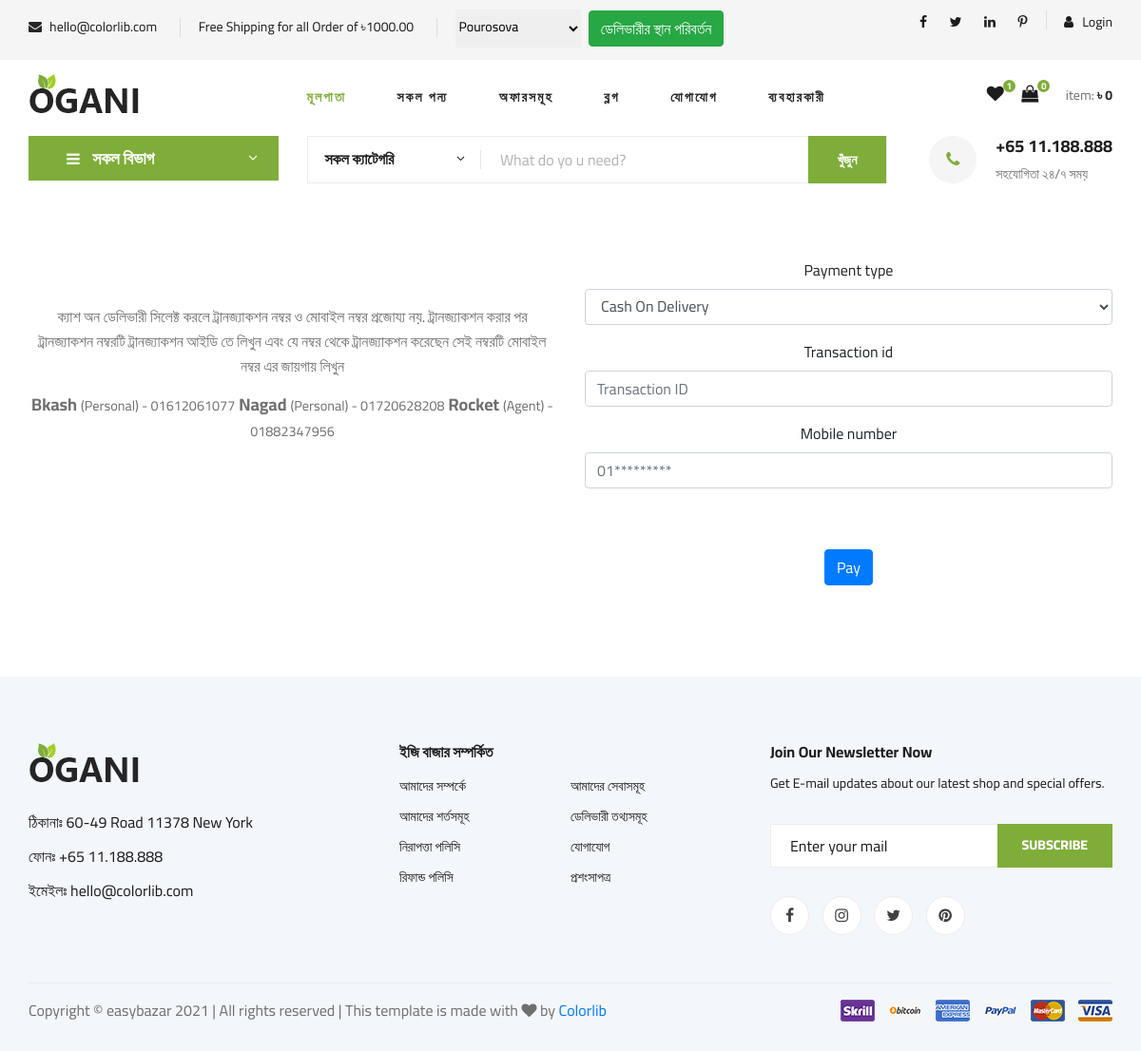
Page /payment/pay/1/ on the committed database.
### delivery/models.py (models this page shows, shortened)
class DeliveryLocation(models.Model):
    location_name = models.CharField(max_length=100)
    delivery_target_amount = models.DecimalField(max_digits=9, decimal_places=2, default=0.00)
    created_at = models.DateTimeField(auto_now_add=True)
    updated_at = models.DateTimeField(auto_now=True)
    class Meta:
        verbose_name = "Delivery Location"
        verbose_name_plural = "Delivery Locations"
    def __str__(self):
        return self.location_name

### payment/models.py (models this page shows, shortened)
class PaymentType(models.Model):
    MERCHANT_TYPE = (
        ('Agent','Agent'),
        ('Personal','Personal')
    )
    payment_name = models.CharField(max_length=100)
    merchant_number = models.CharField(max_length=30,blank=True)
    merchant_status = models.CharField(max_length=50,choices=MERCHANT_TYPE, default='Agent')
    created_at = models.DateTimeField(auto_now_add=True)
    updated_at = models.DateTimeField(auto_now=True)
    class Meta:
        verbose_name = "PaymentType"
        verbose_name_plural = "PaymentTypes"
    def __str__(self):
        return self.payment_name

### payment/views.py (the view, shortened to what this page needs)
# urls.py: path('pay/<int:pk>/', PayPaymentView.as_view(), name='pay-payment')
class PayPaymentView(View):
    def get(self, request, pk, *args, **kwargs):
        pay_form = PaymentForm()
        payment_type = PaymentType.objects.exclude(merchant_number='')
        return render(request, 'payment/pay.html',{'pay_form': pay_form,'payment': payment_type})

### delivery/forms.py
class  DeliveryForm(forms.Form):
    delivery = forms.ModelChoiceField(label='', queryset=DeliveryLocation.objects.all(), empty_label=None)

### payment/forms.py
class PaymentForm(forms.ModelForm):
    class Meta:
        model = Payment
        fields = ('payment_type', 'transaction_id', 'mobile_number')
    def __init__(self, *args, **kwargs):
        super(PaymentForm, self).__init__(*args, **kwargs)
        self.fields['payment_type'].empty_label = None
        self.fields['transaction_id'].required = False
        self.fields['transaction_id'].widget.attrs.update({'placeholder': 'Transaction ID', 'class':'form-control'})
        self.fields['mobile_number'].required = False
        self.fields['mobile_number'].widget.attrs.update({'placeholder': '01*********'})

### cart/cart.py (called while the page is built)
    def __len__(self):
        return sum(item['quantity'] for item in self.cart.values())

    def get_total_price(self):
        return sum(Decimal(item['price']) * item['quantity'] for item in self.cart.values())

    @property
    def delivery(self):
        if self.delivery_id:
            try:
                return DeliveryLocation.objects.get(id=self.delivery_id)
            except DeliveryLocation.DoesNotExist:
                pass
        return  DeliveryLocation.objects.get(id=1)

    def delivery_free_shipping(self):
        if self.delivery:
            return self.delivery.delivery_target_amount

### cart/context_processors.py (called while the page is built)
def cart(request):
    return {'cart': Cart(request)}

### core/context_processors.py (called while the page is built)
def delivery_location(request):
    initial_location = request.session.get('delivery_id')
    delivery_location_form = DeliveryForm(initial={'delivery': initial_location})
    loacation = DeliveryLocation.objects.get(id=1)
    return {
        'delivery_location': delivery_location_form,
        'location': loacation,
        }

### product/context_processors.py (called while the page is built)
def category(request):
    return {'all_categories': Category.objects.filter(is_active=True)}

### templates/payment/pay.html (shortened to what this page needs)
{% extends "base.html" %}
{% load crispy_forms_tags %}
{% block main_content %}
<div class="container py-5">
  <div class="row text-center justify-content-center">
    <div class="col-sm-12 col-md-6 col-lg-6 my-5">
      <p>ক্যাশ অন ডেলিভারী সিলেক্ট করলে ট্রানজ্যাকশন নম্বর ও মোবাইল নম্বর প্রজোয্য নয়. ট্রানজ্যাকশন করার পর ট্রানজ্যাকশন নম্বরটি ট্রানজ্যাকশন আইডি তে লিখুন এবং যে নম্বর থেকে ট্রানজ্যাকশন করেছেন সেই নম্বরটি মোবাইল নম্বর এর জায়গায় লিখুন</p>
      <p style="font-weight: bold; font-size: large;">{% for p in payment %}
        {{ p.payment_name }}  <small>({{p.merchant_status}}) - {{ p.merchant_number }}</small>
      {% endfor %}</p>
    </div>
    <div class="col-md-6">
      <form action="" method="post">
        <div class="form-group">
          {{ pay_form|crispy }}
        </div>
      <button type="submit" class="btn  btn-primary my-5">Pay</button>
    </form>
    </div>
  </div>
</div>
{% endblock main_content %}

### templates/base.html (shortened to what this page needs)
<!DOCTYPE html>
{% load static %}
<html lang="zxx">
<head>
    <link rel="stylesheet" href="{% static 'css/bootstrap.min.css' %}" type="text/css">
    <link rel="stylesheet" href="{% static 'css/font-awesome.min.css' %}" type="text/css">
    <link rel="stylesheet" href="{% static 'css/elegant-icons.css' %}" type="text/css">
    <link rel="stylesheet" href="{% static 'css/jquery-ui.min.css' %}" type="text/css">
    <link rel="stylesheet" href="{% static 'css/owl.carousel.min.css' %}" type="text/css">
    <link rel="stylesheet" href="{% static 'css/slicknav.min.css' %}" type="text/css">
    <link rel="stylesheet" href="{% static 'css/style.css' %}" type="text/css">
    <link rel="stylesheet" href="{% static 'css/custom.css' %}" type="text/css">
</head>
<body>
    {% include "header.html" %}
        {% include "hero.html" %}
    {% block main_content %}
    {% endblock main_content %}
    {% include "footer.html" %}
</body>
</html>

### templates/humberger_menu.html (shortened to what this page needs)
{% load static %}

### templates/header.html (shortened to what this page needs)
{% load static %}
<header class="header">
    <div class="header__top">
        <div class="container">
            <div class="row">
                <div class="col-lg-9 col-md-9">
                        <form action="{% url 'delivery:delivery-apply' %}" method="POST">
                            <div class="header__top__left">
                                <ul>
                                    <li><i class="fa fa-envelope"></i> hello@colorlib.com</li>
                                    <li>Free Shipping for all Order of ৳{{ cart.delivery_free_shipping }}</li>
                                    <li>
                                        {{ delivery_location }}
                                        <button type="submit" class="btn bnt-sm btn-success">ডেলিভারীর স্থান পরিবর্তন</button>
                                    </li>
                                </ul>
                            </div>
                        </form>
                </div>
                <div class="col-lg-3 col-md-3">
                    <div class="header__top__right">
                        <div class="header__top__right__social">
                            <a href="#"><i class="fa fa-facebook"></i></a>
                            <a href="#"><i class="fa fa-twitter"></i></a>
                            <a href="#"><i class="fa fa-linkedin"></i></a>
                            <a href="#"><i class="fa fa-pinterest-p"></i></a>
                        </div>
                        <div class="header__top__right__auth">
                            <a href="#"><i class="fa fa-user"></i> Login</a>
                        </div>
                    </div>
                </div>
            </div>
        </div>
    </div>
    <div class="container">
        <div class="row">
            <div class="col-lg-3">
                <div class="header__logo">
                    <a href="{% url 'core:home' %}"><img src="{% static 'img/logo.png' %}" alt=""></a>
                </div>
            </div>
            <div class="col-lg-7">
                <nav class="header__menu">
                    <ul>
                        <li class="active"><a href="{% url 'core:home' %}">মূলপাতা</a></li>
                        <li><a href="{% url 'product:products' %}">সকল পন্য</a></li>
                        <li><a href="{% url 'product:products' %}">অফারসমূহ</a></li>
                        <li><a href="{% url 'blog:blog-list' %}">ব্লগ</a></li>
                        <li><a href="{% url 'core:contact-us' %}">যোগাযোগ</a></li>
                        <li><a href="#">ব্যবহারকারী</a>
                        </li>
                    </ul>
                </nav>
            </div>
            <div class="col-lg-2">
                <div class="header__cart">
                    <ul>
                        <li><a href="#"><i class="fa fa-heart"></i> <span>1</span></a></li>
                        {% with cart|length as total_item %}
                        <li><a href="{% url 'cart:cart-detail' %}"><i class="fa fa-shopping-bag"></i> <span>{{ total_item }}</span></a></li>
                    </ul>
                    <div class="header__cart__price">item: <span>৳ {{ cart.get_total_price }}</span></div>
                    {% endwith %}
                </div>
            </div>
        </div>
    </div>
</header>

### templates/hero.html (shortened to what this page needs)
{% load static %}
<section class="hero hero-normal">
    <div class="container">
        <div class="row">
            <div class="col-lg-3">
                <div class="hero__categories">
                    <div class="hero__categories__all">
                        <i class="fa fa-bars"></i>
                        <span>সকল বিভাগ</span>
                    </div>
                        {% load mptt_tags %}
                </div>
            </div>
            <div class="col-lg-9">
                <div class="hero__search">
                    <div class="hero__search__form">
                        <form action="#">
                            <div class="hero__search__categories">
                                সকল ক্যাটেগরি
                                <span class="arrow_carrot-down"></span>
                            </div>
                            <input type="text" placeholder="What do yo u need?">
                            <button type="submit" class="site-btn">খুঁজুন</button>
                        </form>
                    </div>
                    <div class="hero__search__phone">
                        <div class="hero__search__phone__icon">
                            <i class="fa fa-phone"></i>
                        </div>
                        <div class="hero__search__phone__text">
                            <h5>+65 11.188.888</h5>
                            <span>সহযোগিতা ২৪/৭ সময়</span>
                        </div>
                    </div>
                </div>
            </div>
        </div>
    </div>
</section>

### templates/footer.html
{% load static %}
<footer class="footer spad">
    <div class="container">
        <div class="row">
            <div class="col-lg-3 col-md-6 col-sm-6">
                <div class="footer__about">
                    <div class="footer__about__logo">
                        <a href="{% url 'core:home' %}"><img src="{% static 'img/logo.png' %}" alt=""></a>
                    </div>
                    <ul>
                        <li>ঠিকানাঃ 60-49 Road 11378 New York</li>
                        <li>ফোনঃ +65 11.188.888</li>
                        <li>ইমেইলঃ hello@colorlib.com</li>
                    </ul>
                </div>
            </div>
            <div class="col-lg-4 col-md-6 col-sm-6 offset-lg-1">
                <div class="footer__widget">
                    <h6>ইজি বাজার সম্পর্কিত</h6>
                    <ul>
                        <li><a href="#">আমাদের সম্পর্কে</a></li>
                        <li><a href="#">আমাদের শর্তসমূহ</a></li>
                        <li><a href="#">নিরাপত্তা পলিসি</a></li>
                        <li><a href="#">রিফান্ড পলিসি</a></li>
                    </ul>
                    <ul>
                        <li><a href="#">আমাদের সেবাসমূহ</a></li>
                        <li><a href="#">ডেলিভারী তথ্যসমূহ</a></li>
                        <li><a href="#">যোগাযোগ</a></li>
                        <li><a href="#">প্রশংসাপত্র</a></li>
                    </ul>
                </div>
            </div>
            <div class="col-lg-4 col-md-12">
                <div class="footer__widget">
                    <h6>Join Our Newsletter Now</h6>
                    <p>Get E-mail updates about our latest shop and special offers.</p>
                    <form action="#">
                        <input type="text" placeholder="Enter your mail">
                        <button type="submit" class="site-btn">Subscribe</button>
                    </form>
                    <div class="footer__widget__social">
                        <a href="#"><i class="fa fa-facebook"></i></a>
                        <a href="#"><i class="fa fa-instagram"></i></a>
                        <a href="#"><i class="fa fa-twitter"></i></a>
                        <a href="#"><i class="fa fa-pinterest"></i></a>
                    </div>
                </div>
            </div>
        </div>
        <div class="row">
            <div class="col-lg-12">
                <div class="footer__copyright">
                    <div class="footer__copyright__text"><p>
Copyright &copy; easybazar <script>document.write(new Date().getFullYear());</script> | All rights reserved | This template is made with <i class="fa fa-heart" aria-hidden="true"></i> by <a href="https://colorlib.com" target="_blank">Colorlib</a>
</p></div>
                    <div class="footer__copyright__payment"><img src="{% static 'img/payment-item.png' %}" alt=""></div>
                </div>
            </div>
        </div>
    </div>
</footer>

### static/css/custom.css (style rules this page uses)
#id_delivery { border: none; padding: 4px 0 8px 0; margin-right: 5px; }

### rows in the picture
DeliveryLocation: delivery_free_shipping "1000.00"
PaymentType: payment_name "Bkash", merchant_status "Personal", merchant_number "01612061077"
PaymentType: payment_name "Nagad", merchant_status "Personal", merchant_number "01720628208"
PaymentType: payment_name "Rocket", merchant_status "Agent", merchant_number "01882347956"

### other values in the picture
{{ total_item }} "0"
{{ cart.get_total_price }} "0"
